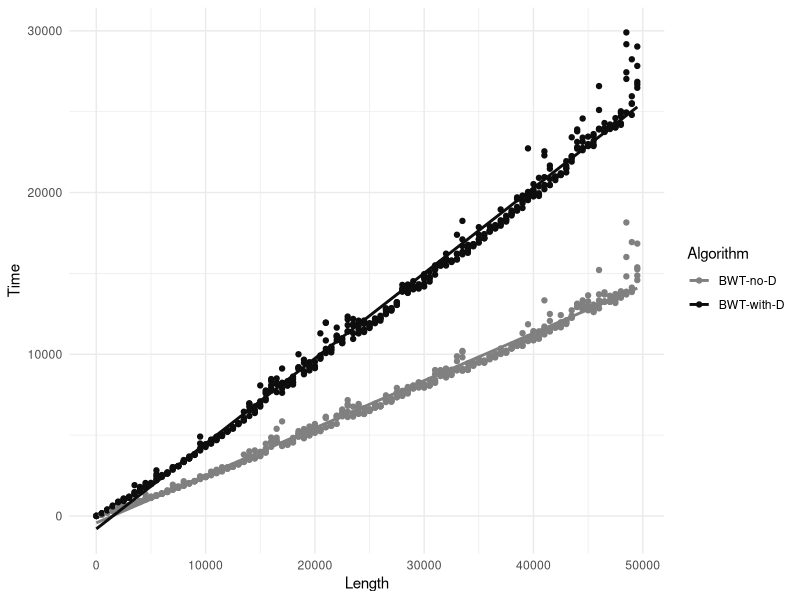
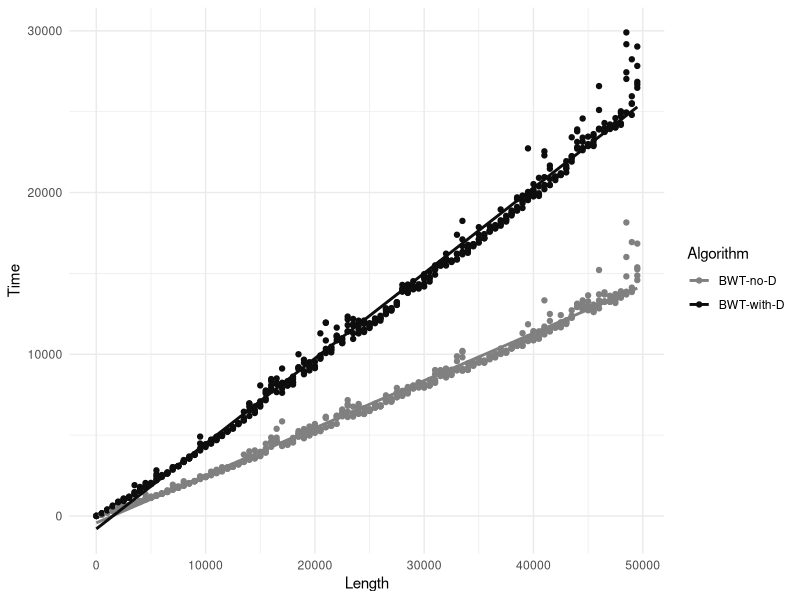

These charts were generated, in order, by the following R code: (Note: this script raises an error after producing the figures.)
#library(tidyverse)
library(ggplot2)
library(dplyr)
library(readr)

performance <- read_table2("bwt_construction.txt",
                           col_names = c("Algorithm", "Length", "SA Time", "BWT Time"))

performance %>%
    mutate(Time = `SA Time` + `BWT Time`) %>%
    ggplot(aes(x = Length, y = Time, color = Algorithm)) +
    geom_point() +
    geom_smooth(method = "lm", se = FALSE) +
    scale_color_grey(start = 0.5, end = 0.05) +
    theme_minimal()
ggsave("BWT construction time comparison.pdf", width = 7, height = 7)


withoutD <- performance %>% filter(Algorithm == "BWT-no-D")
withD <- performance %>% filter(Algorithm == "BWT-with-D")

withoutD %>%
    mutate("Combined Time" = `SA Time` + `BWT Time`) %>%
    gather(`SA Time`, `Combined Time`, key = "Time", value = "Construction Time") %>%
    ggplot(aes(x = Length, y = `Construction Time`, color = `Time`)) +
    geom_point() +
    geom_smooth(method = "lm", se = FALSE) +
    scale_color_grey(start = 0.5, end = 0.05) +
    theme_minimal()
ggsave("SA and BWT construction time.pdf", width = 7, height = 7)

comparison <- inner_join(withoutD, withD, by = "Length")

comparison %>% ggplot(aes(x = Size, y = Time.y / Time.x)) +
    geom_point() +
    geom_smooth(method = "lm") +
    theme_minimal()
